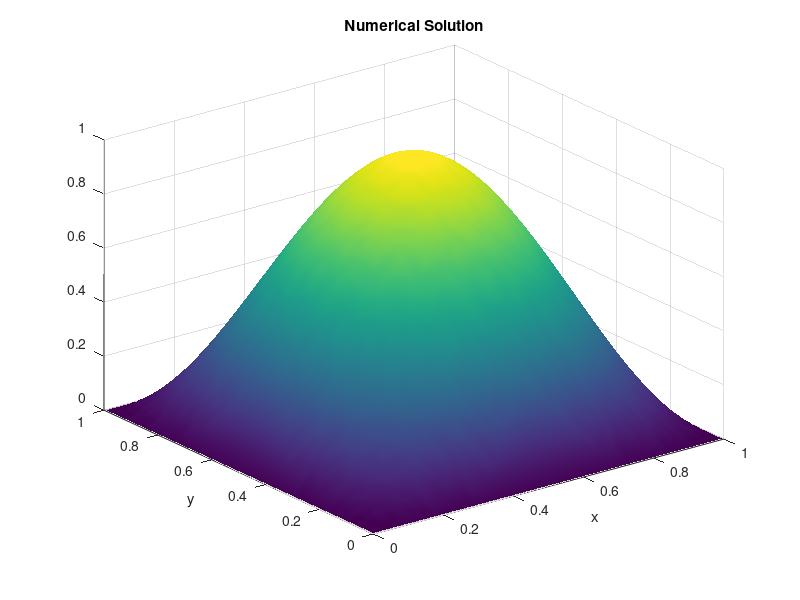

Source code (MATLAB):
%%=========================================================
% 2D Poisson Problem:  -Delta u = f  on (0,1)x(0,1)
% Zero Dirichlet boundary conditions
% 5-point finite difference method
%%=========================================================

clear; 
clc; 
close all;

%% Number of interior grid points
N = 50;                  
h = 1/(N+1);             

%% Grid
x = linspace(0,1,N+2);
y = linspace(0,1,N+2);
xi = x(2:end-1);
yi = y(2:end-1);

%% Right-hand side
f = @(x,y) 2*pi^2*sin(pi*x).*sin(pi*y);

%% Exact solution (for verification)
u_exact = @(x,y) sin(pi*x).*sin(pi*y);

%---------------------------------------------------------
% Build RHS vector
%---------------------------------------------------------
F = zeros(N,N);
for i = 1:N
    for j = 1:N
        F(i,j) = f(xi(i), yi(j));
    end
end

F = reshape(F, N^2, 1);

%---------------------------------------------------------
% Construct coefficient matrix A for -Delta
%---------------------------------------------------------
e = ones(N,1);

% 1D second difference matrix for -d^2/dx^2
T = spdiags([-e 2*e -e], -1:1, N, N);

I = speye(N);

% 2D Laplacian using Kronecker products
A = (kron(I,T) + kron(T,I)) / h^2;

%---------------------------------------------------------
% Solve linear system
%---------------------------------------------------------
U = A \ F;

% Reshape to grid
U = reshape(U, N, N);

% Add boundary zeros
U_full = zeros(N+2, N+2);
U_full(2:end-1,2:end-1) = U;

%---------------------------------------------------------
% Plot solution
%---------------------------------------------------------
[X,Y] = meshgrid(x,y);

figure
surf(X,Y,U_full')
title('Numerical Solution')
xlabel('x'); ylabel('y');
shading interp

%---------------------------------------------------------
% Compute error
%---------------------------------------------------------
U_exact_vals = u_exact(X,Y);
error = max(max(abs(U_full' - U_exact_vals)));

disp(['Maximum error = ', num2str(error)]);
